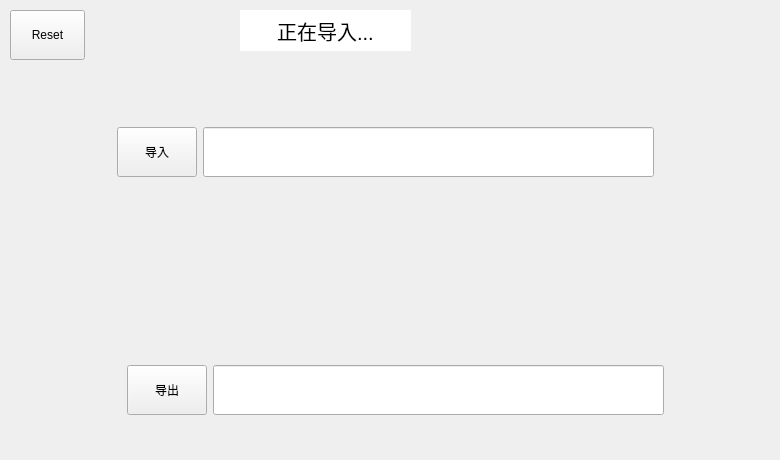
             <widget class="QWidget" name="page_Setting">
              <widget class="QPushButton" name="btnReset">
               <property name="geometry">
                <rect>
                 <x>10</x>
                 <y>10</y>
                 <width>75</width>
                 <height>50</height>
                </rect>
               </property>
               <property name="minimumSize">
                <size>
                 <width>0</width>
                 <height>50</height>
                </size>
               </property>
               <property name="maximumSize">
                <size>
                 <width>100</width>
                 <height>16777215</height>
                </size>
               </property>
               <property name="text">
                <string>Reset</string>
               </property>
              </widget>
              <widget class="QWidget" name="layoutWidget">
               <property name="geometry">
                <rect>
                 <x>10</x>
                 <y>102</y>
                 <width>751</width>
                 <height>101</height>
                </rect>
               </property>
               <layout class="QHBoxLayout" name="horizontalLayout_5" stretch="1,5,1">
                <item>
                 <spacer name="horizontalSpacer_3">
                  <property name="orientation">
                   <enum>Qt::Horizontal</enum>
                  </property>
                  <property name="sizeHint" stdset="0">
                   <size>
                    <width>40</width>
                    <height>20</height>
                   </size>
                  </property>
                 </spacer>
                </item>
                <item>
                 <layout class="QHBoxLayout" name="horizontalLayout_3">
                  <item>
                   <widget class="QPushButton" name="btnImport">
                    <property name="minimumSize">
                     <size>
                      <width>0</width>
                      <height>50</height>
                     </size>
                    </property>
                    <property name="text">
                     <string>导入</string>
                    </property>
                   </widget>
                  </item>
                  <item>
                   <widget class="QLineEdit" name="lEImport">
                    <property name="minimumSize">
                     <size>
                      <width>0</width>
                      <height>50</height>
                     </size>
                    </property>
                   </widget>
                  </item>
                 </layout>
                </item>
                <item>
                 <spacer name="horizontalSpacer_4">
                  <property name="orientation">
                   <enum>Qt::Horizontal</enum>
                  </property>
                  <property name="sizeHint" stdset="0">
                   <size>
                    <width>40</width>
                    <height>20</height>
                   </size>
                  </property>
                 </spacer>
                </item>
               </layout>
              </widget>
              <widget class="QWidget" name="layoutWidget">
               <property name="geometry">
                <rect>
                 <x>20</x>
                 <y>330</y>
                 <width>751</width>
                 <height>121</height>
                </rect>
               </property>
               <layout class="QHBoxLayout" name="horizontalLayout_6" stretch="1,5,1">
                <item>
                 <spacer name="horizontalSpacer_5">
                  <property name="orientation">
                   <enum>Qt::Horizontal</enum>
                  </property>
                  <property name="sizeHint" stdset="0">
                   <size>
                    <width>40</width>
                    <height>20</height>
                   </size>
                  </property>
                 </spacer>
                </item>
                <item>
                 <layout class="QHBoxLayout" name="horizontalLayout_4">
                  <item>
                   <widget class="QPushButton" name="btnExport">
                    <property name="minimumSize">
                     <size>
                      <width>0</width>
                      <height>50</height>
                     </size>
                    </property>
                    <property name="text">
                     <string>导出</string>
                    </property>
                   </widget>
                  </item>
                  <item>
                   <widget class="QLineEdit" name="lEExport">
                    <property name="minimumSize">
                     <size>
                      <width>0</width>
                      <height>50</height>
                     </size>
                    </property>
                   </widget>
                  </item>
                 </layout>
                </item>
                <item>
                 <spacer name="horizontalSpacer_6">
                  <property name="orientation">
                   <enum>Qt::Horizontal</enum>
                  </property>
                  <property name="sizeHint" stdset="0">
                   <size>
                    <width>40</width>
                    <height>20</height>
                   </size>
                  </property>
                 </spacer>
                </item>
               </layout>
              </widget>
              <widget class="QLabel" name="labelImportInfo">
               <property name="geometry">
                <rect>
                 <x>240</x>
                 <y>10</y>
                 <width>171</width>
                 <height>41</height>
                </rect>
               </property>
               <property name="styleSheet">
                <string notr="true">background-color: rgb(255, 255, 255);font: 20px</string>
               </property>
               <property name="text">
                <string>正在导入...</string>
               </property>
               <property name="alignment">
                <set>Qt::AlignCenter</set>
               </property>
              </widget>
             </widget>
